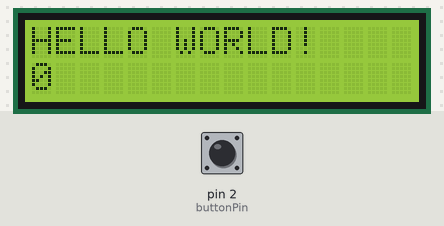
Bench run of a sketch on a simulated Arduino Uno, built with avr-gcc and run on an emulated ATmega328P. On the bench: 16×2 character LCD. The test bench sets the inputs (shaded band); at power-on: pin 2 (buttonPin) LOW.

Above: at 1.2 s.
1.3 s: pin 2 (buttonPin) pulled HIGH for 1 s
At 3.1 s:
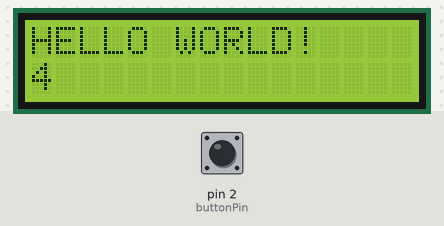
3.8 s: pin 2 (buttonPin) pulled HIGH for 0.15 s
At 5.2 s:
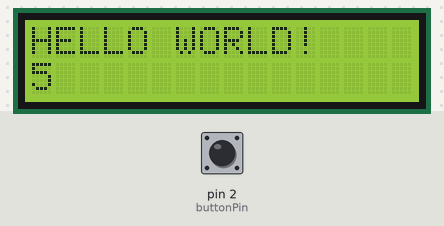
5.6 s: pin 2 (buttonPin) pulled HIGH for 0.15 s
At 6.6 s:
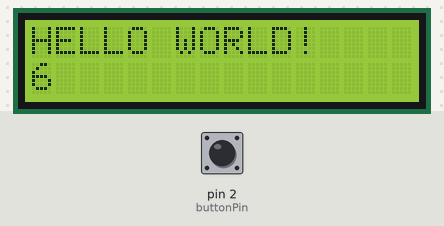
7.4 s: pin 2 (buttonPin) pulled HIGH for 1 s
At 9.0 s:
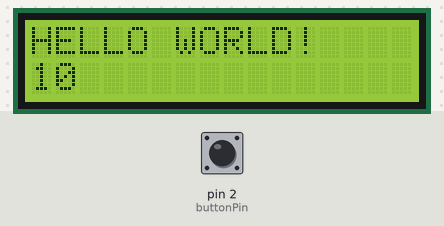
Timing chart, 0 to 10.5 s (numbered marks = the images above; inputs shaded):
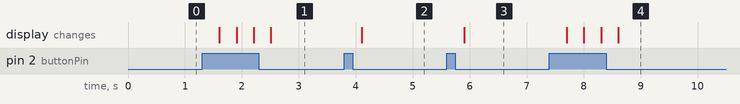

Measured:
- after the input at 1.3 s, the display: first changes after 0.30 s (image 1 shows a later state)
- after the input at 3.8 s, the display: changes after 0.30 s (image 2)
- after the input at 5.6 s, the display: changes after 0.30 s (image 3)
- after the input at 7.4 s, the display: first changes after 0.30 s (image 4 shows a later state)

The sketch:

LCD_Backpack.ino
```cpp
// LCD Backpack Code
// Georgia Wyatt
/* Uses an LCD (with backpack) to print HELLO WORLD! and count the number of times a button has been pressed*/


#include <Wire.h>
#include <LCD.h>
#include <LiquidCrystal_I2C.h> //2 new libraries for LCD backpack + different liquid crystal (12c)
LiquidCrystal_I2C lcd(0x3F,2,1,0,4,5,6,7); //Different setup pins

int count = 0; //variable used to count button clicks

int buttonState = 0;
const int buttonPin = 2; //sets button pin to 2


  void setup(){
  	lcd.begin (16,2); // for 16 x 2 LCD module
	lcd.setBacklightPin(3,POSITIVE);
	lcd.setBacklight(HIGH); //Backlight mst be set for LCD backpack
	lcd.setCursor(0, 0); //prints hello world on first line
	lcd.print("HELLO WORLD!");
	pinMode(buttonPin, INPUT); //Sets buttonPin as input
  }

  void loop() {

 	  buttonState = digitalRead(buttonPin); //Reads button pin to determine whether HIGH or LOW

  	  if (buttonState == HIGH) {
  	  	count = count + 1; //Count increases with every click (or with every .3 seconds button is held)
  	  	delay(300);
  	  }


  	  if(buttonState == LOW) {
  	  	count = count; //When button not activated, count does not increase
  	  }


	lcd.setCursor(0, 1);
	lcd.print(count);  //prints count on second line
}
```
